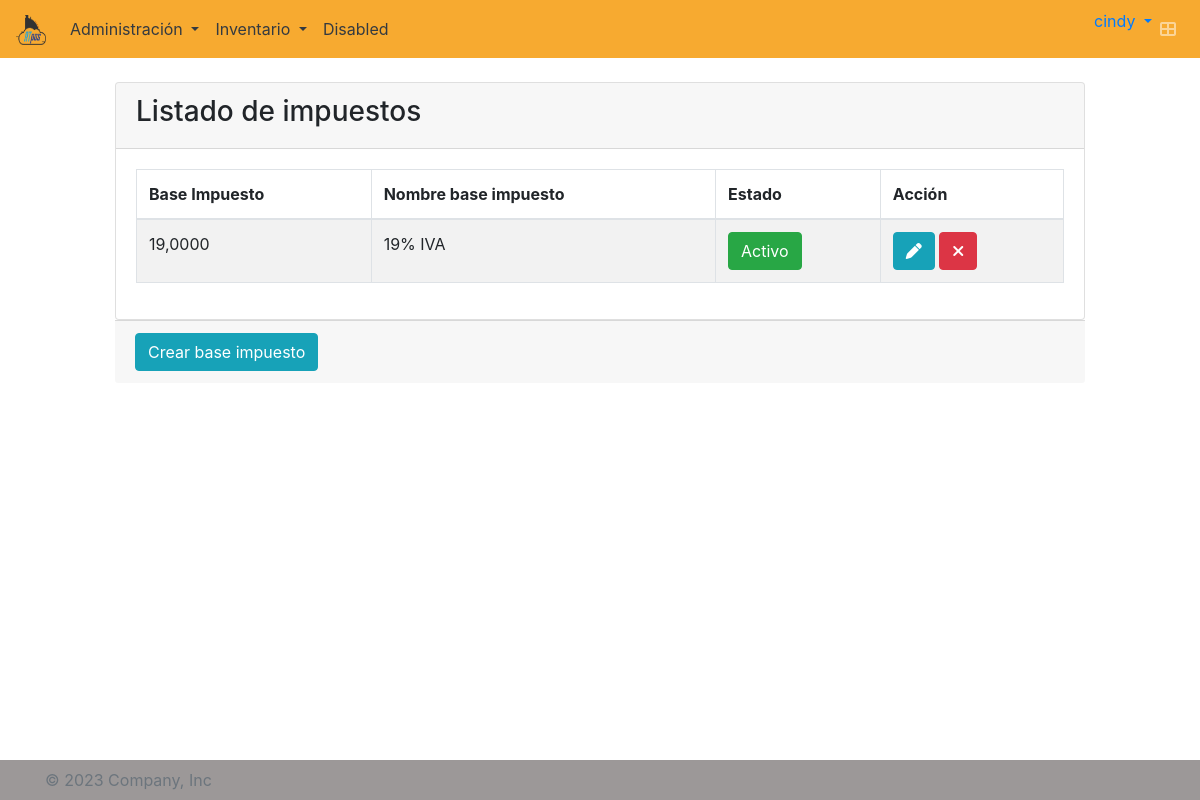
Screenshot of /baseiva/list/ (signed in) with the database file from the repository.
### atpos/models.py (models this page shows, shortened)
class Usuario(AbstractUser):
    empresa = models.ForeignKey(Empresa, on_delete=models.CASCADE, blank=True, null=True)
    tel_inicial = models.CharField(max_length=10, blank=True, null=True)
    class Meta:
        default_permissions = ()
        permissions = [('add_usuario', 'Usuario crear'),
                        ('change_usuario', 'Usuario modificar'),
                        ('delete_usuario', 'Usuario eliminar'),
                        ('view_usuario', 'Usuario ver'),
                        ('password_usuario', 'Puede cambiar la clave usuario')]

class BaseIVA(models.Model):
    base_iva = models.DecimalField(max_digits=7, decimal_places=4)
    nombre_base_iva = models.CharField(max_length=30)
    estado = models.CharField(max_length=1, choices=ESTADO, default=ACTIVO )
    empresa = models.ForeignKey(Empresa, on_delete=models.CASCADE)
    class Meta:
        default_permissions = ()
        permissions = [('add_baseiva', 'Base IVA crear'),
                       ('change_baseiva', 'Base IVA modificar'),
                       ('delete_baseiva', 'Base IVA eliminar'),
                       ('view_baseiva', 'Base IVA ver')]
        unique_together = ('base_iva', 'nombre_base_iva')

### atpos/views.py (the view)
# urls.py: path('baseiva/list/', login_required(BaseIVAList.as_view()), name='baseiva-list'),
class BaseIVAList(ListView):
    model = BaseIVA
    template_name = 'articulo/baseiva_list.html'
    def get_queryset(self):
        return BaseIVA.objects.filter(empresa=self.request.user.empresa_id)

### atpos/templates/atpos/baseiva_list.html (shortened to what this page needs)
{% extends 'base.html' %}
{% load static %}
{% block content %}
<br>
<section class="content" style="display: grid; place-items: center;">
    {% if object_list %}
    <div class="col-md-10">
        <div class="card">
            <div class="card-header">
                <h3>Listado de impuestos</h3>
            </div>
            <div class="card-body">
                <table id="example2" class="table table-bordered table-striped">
                    <thead>
                    <tr>
                        <th>Base Impuesto</th>
                        <th>Nombre base impuesto</th>
                        <th>Estado</th>
                        <th>Acción</th>
                    </tr>
                    </thead>
                    <tbody>
                    {% for baseiva in object_list %}
                    <tr>
                        <td>{{baseiva.base_iva}}</td>
                        <td>{{baseiva.nombre_base_iva}}</td>
                        <td>
                        {% if baseiva.estado == '1' %}
                            <button id="{{baseiva.id}}"
                            class="btn btn-success activo">Activo</button>
                        {% else %}
                        <button id="{{baseiva.id}}"
                            class="btn btn-danger inactivo">Inactivo</button>
                        {% endif %}
                        </td>
                        <td>
                            <a class="btn btn-info" href="{% url 'baseiva-update' baseiva.id %}">
                                <i class="fas fa-pen"></i></a>
                            <a class="btn btn-danger" href="{% url 'baseiva-delete' baseiva.id %}">
                                    <i class="fas fa-times"></i></a>
                        </td>
                    </tr>
                    {% endfor %}
                    </tbody>
                </table>
            </div>
        </div>
            <div class="card-footer">
                <a href="{% url 'baseiva-add' %}">
                    <button type="submit" class="btn btn-info">Crear base impuesto</button>
                </a>
        </div>
    </div>
    {% endif %}
</section>
{% endblock %}

### atpos/templates/components/navbar.html (shortened to what this page needs)
{% load static %}
<nav class="navbar navbar-expand-lg navbar-dark bg-color-nav">
  <a class="navbar-brand" href="{% url 'tablero' %}">
    <img src="{% static 'img/LogoATpos200px.png' %}" width="30" height="30" alt="">
  </a>
  <div class="collapse navbar-collapse colortext" id="navbarSupportedContent">
    <ul class="navbar-nav mr-auto">
      <li class="nav-item dropdown">
        <a class="nav-link dropdown-toggle text-dark" href="#" id="navbarDropdown" role="button" data-toggle="dropdown" aria-haspopup="true" aria-expanded="false">
          Administración
        </a>
      </li>
      <li class="nav-item dropdown">
        <a class="nav-link dropdown-toggle text-dark" href="#" id="navbarDropdown" role="button" data-toggle="dropdown" aria-haspopup="true" aria-expanded="false">
          Inventario
        </a>
      </li>
      <li class="nav-item">
        <a class="nav-link text-dark" href="#">Disabled</a>
      </li>
    </ul>
  </div>
  <ul class="navbar-nav ml-auto">
    <li class="dropdown user user-menu">
      <a href="#" class="dropdown-toggle" data-toggle="dropdown">
        <span class="hidden-xs">{{ user.username }}</span>
      </a>
    </li>
    <li class="nav-item">
      <a class="nav-link" data-widget="control-sidebar" data-slide="true" href="#" role="button">
        <i class="fas fa-th-large"></i>
      </a>
    </li>
  </ul>
</nav>

### atpos/static/atpos/css/style.css (style rules this page uses)
.bg-color-nav { background-color: #f7aa30!important; }

### rows the page displays
Usuario: username "cindy"
BaseIVA: base_iva "19,0000", nombre_base_iva "19% IVA"
